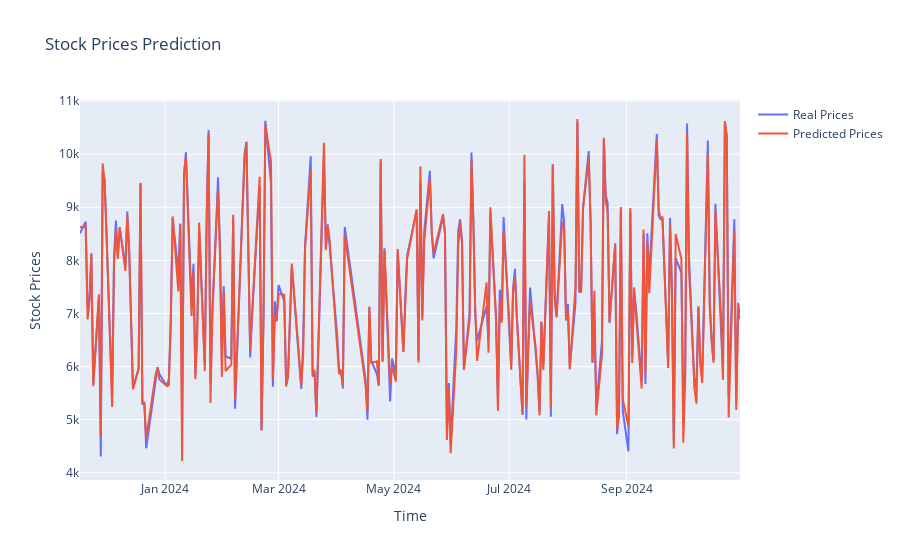

The notebook cell saved with this chart:
### Code cell
import plotly.graph_objects as go

fig = go.Figure()

fig.add_trace(go.Scatter(x=data['date'][-len(real_prices):], y=real_prices, mode='lines', name='Real Prices'))
fig.add_trace(go.Scatter(x=data['date'][-len(predicted_prices):], y=predicted_prices.reshape(-1), mode='lines', name='Predicted Prices'))

fig.update_layout(title='Stock Prices Prediction',
                     xaxis_title='Time',
                     yaxis_title='Stock Prices')

fig.show()

### Figure 1 — Plotly figure (JSON) as saved in the notebook; plotly's stock layout.template omitted (floating-point values rounded to 4 significant figures; data arrays with more than 128 entries replaced by an {"elided": "..."} marker saying what was removed)
{"data": [{"mode": "lines", "name": "Real Prices", "type": "scatter", "x": {"elided": "227 str values"}, "y": {"elided": "227 float values"}}, {"mode": "lines", "name": "Predicted Prices", "type": "scatter", "x": {"elided": "227 str values"}, "y": {"elided": "227 float values"}}], "layout": {"title": {"text": "Stock Prices Prediction"}, "xaxis": {"title": {"text": "Time"}}, "yaxis": {"title": {"text": "Stock Prices"}}}}
